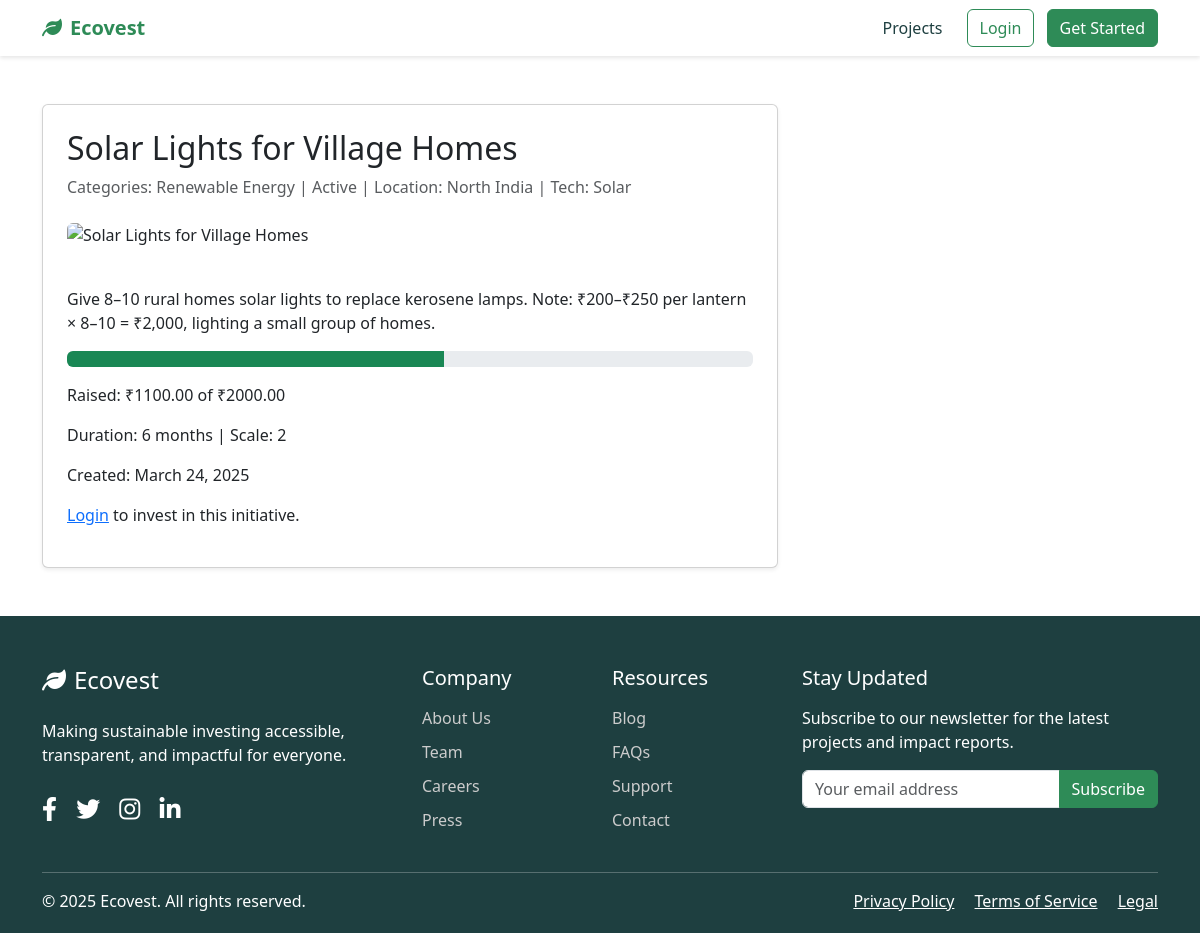
Page /initiatives/28/ on the committed database.
### initiatives/models.py (models this page shows, shortened)
class Initiative(models.Model):
    STATUS_CHOICES = [
        ('active', 'Active'),
        ('funded', 'Funded'),
        ('completed', 'Completed'),
    ]
    LOCATION_CHOICES = [
        ('North India', 'North India'),
        ('South India', 'South India'),
        ('East India', 'East India'),
        ('West India', 'West India'),
    ]
    TECHNOLOGY_CHOICES = [
        ('Solar', 'Solar'),
        ('Wind', 'Wind'),
        ('Hydro', 'Hydro'),
        ('Organic', 'Organic'),
        ('Mechanical', 'Mechanical'),
        ('Chemical', 'Chemical'),
        ('Biofuel', 'Biofuel'),
        ('EV', 'Electric Vehicle'),
        ('Manual', 'Manual'),
        ('AI', 'Artificial Intelligence'),
    ]
    title = models.CharField(max_length=200)
    description = models.TextField()
    categories = models.ManyToManyField(Category, related_name='initiatives')
    image = models.ImageField(upload_to='initiatives/', null=True, blank=True)
    goal_amount = models.DecimalField(max_digits=10, decimal_places=2)
    current_amount = models.DecimalField(max_digits=10, decimal_places=2, default=0.0)
    duration_months = models.PositiveIntegerField(default=12)
    project_scale = models.PositiveIntegerField(default=1, help_text="Scale of project (1=small, 5=medium, 10=large)")
    location = models.CharField(max_length=50, choices=LOCATION_CHOICES, default='North India')
    technology_type = models.CharField(max_length=50, choices=TECHNOLOGY_CHOICES, default='Manual')
    status = models.CharField(max_length=20, choices=STATUS_CHOICES, default='active')
    created_at = models.DateTimeField(auto_now_add=True)
    updated_at = models.DateTimeField(auto_now=True)

class Category(models.Model):
    name = models.CharField(max_length=100, unique=True, choices=[
        ('Renewable Energy', 'Renewable Energy'),
        ('Recycling', 'Recycling'),
        ('Emission Control', 'Emission Control'),
        ('Water Conservation', 'Water Conservation'),
        ('Reforestation', 'Reforestation'),
        ('Sustainable Agriculture', 'Sustainable Agriculture'),
        ('Clean Transportation', 'Clean Transportation'),
        ('Waste Management', 'Waste Management'),
        ('Green Technology', 'Green Technology'),
        ('Ocean Conservation', 'Ocean Conservation'),
    ])
    description = models.TextField(blank=True)

### initiatives/views.py (the view)
# urls.py: path('<int:pk>/', views.initiative_detail, name='initiative_detail'),
def initiative_detail(request, pk):
    initiative = get_object_or_404(Initiative, pk=pk)
    return render(request, 'initiatives/initiative_detail.html', {'initiative': initiative})

### initiatives/templates/initiatives/initiative_detail.html (shortened to what this page needs)
{% extends 'core/base.html' %}
{% block content %}
<section class="py-5">
    <div class="container">
        <div class="row">
            <div class="col-md-8">
                <div class="card shadow-sm">
                    <div class="card-body p-4">
                        <h2 class="card-title">{{ initiative.title }}</h2>
                        <p class="text-muted mb-4">
                            Categories: {% for category in initiative.categories.all %}{{ category.name }}{% if not forloop.last %}, {% endif %}{% endfor %} |
                            {{ initiative.status|title }} |
                            Location: {{ initiative.location }} | Tech: {{ initiative.technology_type }}
                        </p>
                        {% if initiative.image %}
                            <img src="{{ initiative.image.url }}" class="img-fluid mb-4 rounded" alt="{{ initiative.title }}">
                        {% else %}
                            <img src="https://source.unsplash.com/random/800x400/?sustainability" class="img-fluid mb-4 rounded" alt="{{ initiative.title }}">
                        {% endif %}
                        <p>{{ initiative.description|linebreaks }}</p>
                        <div class="progress mb-3">
                            <div class="progress-bar bg-success" role="progressbar" style="width: {% widthratio initiative.current_amount initiative.goal_amount 100 %}%" aria-valuenow="{% widthratio initiative.current_amount initiative.goal_amount 100 %}" aria-valuemin="0" aria-valuemax="100"></div>
                        </div>
                        <p>Raised: ₹{{ initiative.current_amount|floatformat:2 }} of ₹{{ initiative.goal_amount|floatformat:2 }}</p>
                        <p>Duration: {{ initiative.duration_months }} months | Scale: {{ initiative.project_scale }}</p>
                        <p>Created: {{ initiative.created_at|date:"F d, Y" }}</p>
                        {% if user.is_authenticated and initiative.status == 'active' %}
                            <a href="{% url 'invest_initiative' initiative.id %}" class="btn btn-primary">Invest Now</a>
                        {% elif not user.is_authenticated %}
                            <p><a href="{% url 'login' %}">Login</a> to invest in this initiative.</p>
                        {% else %}
                            <p class="text-muted">This initiative is {{ initiative.status }}.</p>
                        {% endif %}
                    </div>
                </div>
            </div>
        </div>
    </div>
</section>
{% endblock %}

### static/css/style.css (style rules this page uses)
:root { --primary-color: #2E8B57; --secondary-color: #3CB371; --accent-color: #F0F8FF; --dark-color: #1E3F40; --light-color: #F5F5F5; }
body { font-family: 'Segoe UI', Tahoma, Geneva, Verdana, sans-serif; color: #333; }

### rows in the picture
Initiative: title "Solar Lights for Village Homes", status "Active", location "North India", technology_type "Solar", description "Give 8–10 rural homes solar lights to replace kerosene lamps. Note: ₹200–₹250 per lantern × 8–10 = ₹2,000, lighting a small group of homes.", current_amount "1100.00", goal_amount "2000.00", duration_months "6", project_scale "2", created_at "March 24, 2025"
Category: name "Renewable Energy"
